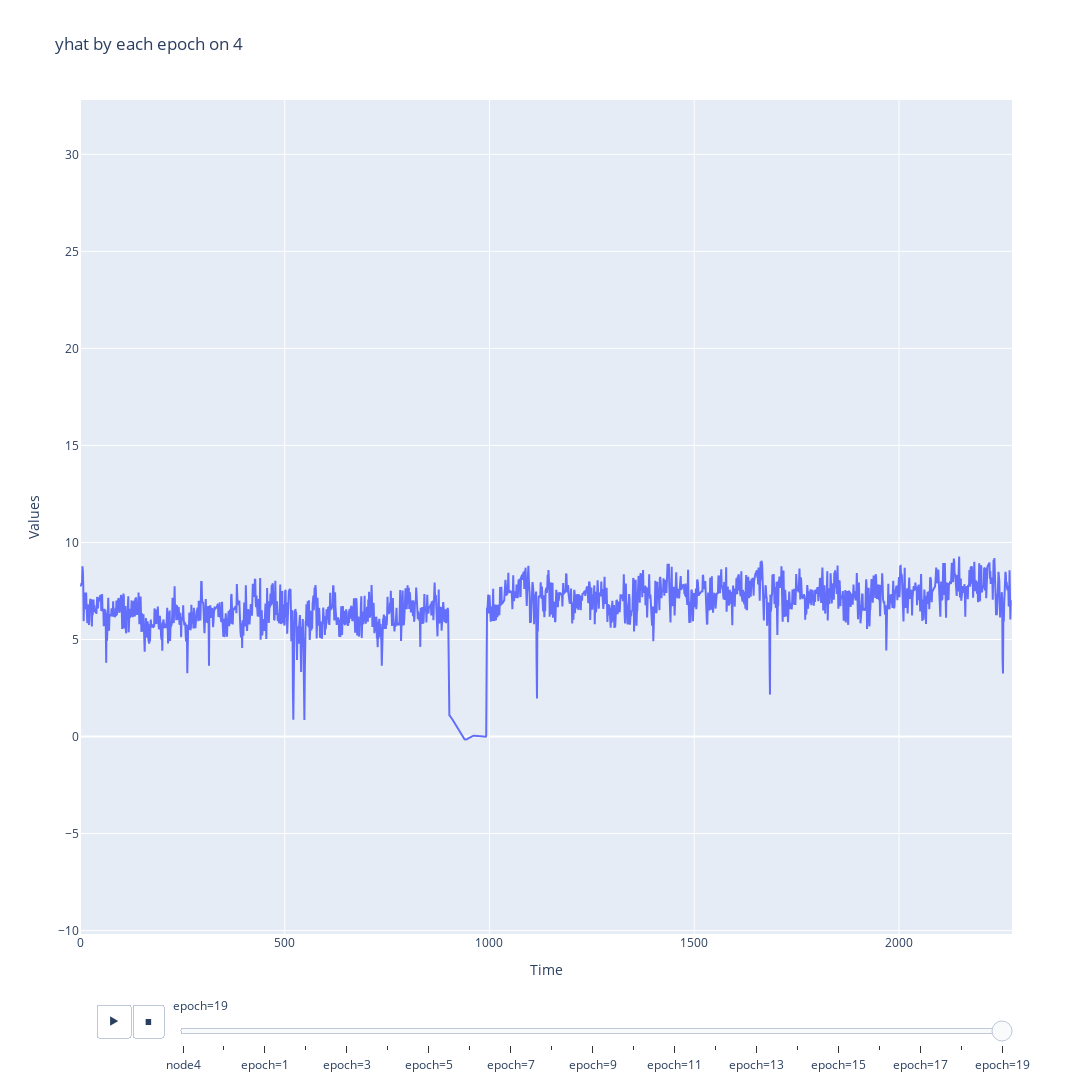

The code cell stored with this chart in its notebook:
### Code cell
figs[19]

### Figure 1 — Plotly figure (JSON) as saved in the notebook; plotly's stock layout.template omitted (floating-point values rounded to 4 significant figures; data arrays with more than 128 entries replaced by an {"elided": "..."} marker saying what was removed)
{"data": [{"hovertemplate": "first_part=epoch=19<br>Time=%{x}<br>value=%{y}<extra></extra>", "legendgroup": "", "line": {"color": "#636efa", "dash": "solid"}, "marker": {"symbol": "circle"}, "mode": "lines", "name": "", "orientation": "v", "showlegend": false, "type": "scatter", "x": {"elided": "2274 int values"}, "xaxis": "x", "y": {"elided": "2274 float values"}, "yaxis": "y"}], "layout": {"height": 1200, "legend": {"tracegroupgap": 0}, "sliders": [{"active": 20, "currentvalue": {"prefix": ""}, "len": 0.9, "pad": {"b": 10, "t": 60}, "steps": [{"args": [["node4"], {"frame": {"duration": 0, "redraw": false}, "fromcurrent": true, "mode": "immediate", "transition": {"duration": 0, "easing": "linear"}}], "label": "node4", "method": "animate"}, {"args": [["epoch=0"], {"frame": {"duration": 0, "redraw": false}, "fromcurrent": true, "mode": "immediate", "transition": {"duration": 0, "easing": "linear"}}], "label": "epoch=0", "method": "animate"}, {"args": [["epoch=1"], {"frame": {"duration": 0, "redraw": false}, "fromcurrent": true, "mode": "immediate", "transition": {"duration": 0, "easing": "linear"}}], "label": "epoch=1", "method": "animate"}, {"args": [["epoch=2"], {"frame": {"duration": 0, "redraw": false}, "fromcurrent": true, "mode": "immediate", "transition": {"duration": 0, "easing": "linear"}}], "label": "epoch=2", "method": "animate"}, {"args": [["epoch=3"], {"frame": {"duration": 0, "redraw": false}, "fromcurrent": true, "mode": "immediate", "transition": {"duration": 0, "easing": "linear"}}], "label": "epoch=3", "method": "animate"}, {"args": [["epoch=4"], {"frame": {"duration": 0, "redraw": false}, "fromcurrent": true, "mode": "immediate", "transition": {"duration": 0, "easing": "linear"}}], "label": "epoch=4", "method": "animate"}, {"args": [["epoch=5"], {"frame": {"duration": 0, "redraw": false}, "fromcurrent": true, "mode": "immediate", "transition": {"duration": 0, "easing": "linear"}}], "label": "epoch=5", "method": "animate"}, {"args": [["epoch=6"], {"frame": {"duration": 0, "redraw": false}, "fromcurrent": true, "mode": "immediate", "transition": {"duration": 0, "easing": "linear"}}], "label": "epoch=6", "method": "animate"}, {"args": [["epoch=7"], {"frame": {"duration": 0, "redraw": false}, "fromcurrent": true, "mode": "immediate", "transition": {"duration": 0, "easing": "linear"}}], "label": "epoch=7", "method": "animate"}, {"args": [["epoch=8"], {"frame": {"duration": 0, "redraw": false}, "fromcurrent": true, "mode": "immediate", "transition": {"duration": 0, "easing": "linear"}}], "label": "epoch=8", "method": "animate"}, {"args": [["epoch=9"], {"frame": {"duration": 0, "redraw": false}, "fromcurrent": true, "mode": "immediate", "transition": {"duration": 0, "easing": "linear"}}], "label": "epoch=9", "method": "animate"}, {"args": [["epoch=10"], {"frame": {"duration": 0, "redraw": false}, "fromcurrent": true, "mode": "immediate", "transition": {"duration": 0, "easing": "linear"}}], "label": "epoch=10", "method": "animate"}, {"args": [["epoch=11"], {"frame": {"duration": 0, "redraw": false}, "fromcurrent": true, "mode": "immediate", "transition": {"duration": 0, "easing": "linear"}}], "label": "epoch=11", "method": "animate"}, {"args": [["epoch=12"], {"frame": {"duration": 0, "redraw": false}, "fromcurrent": true, "mode": "immediate", "transition": {"duration": 0, "easing": "linear"}}], "label": "epoch=12", "method": "animate"}, {"args": [["epoch=13"], {"frame": {"duration": 0, "redraw": false}, "fromcurrent": true, "mode": "immediate", "transition": {"duration": 0, "easing": "linear"}}], "label": "epoch=13", "method": "animate"}, {"args": [["epoch=14"], {"frame": {"duration": 0, "redraw": false}, "fromcurrent": true, "mode": "immediate", "transition": {"duration": 0, "easing": "linear"}}], "label": "epoch=14", "method": "animate"}, {"args": [["epoch=15"], {"frame": {"duration": 0, "redraw": false}, "fromcurrent": true, "mode": "immediate", "transition": {"duration": 0, "easing": "linear"}}], "label": "epoch=15", "method": "animate"}, {"args": [["epoch=16"], {"frame": {"duration": 0, "redraw": false}, "fromcurrent": true, "mode": "immediate", "transition": {"duration": 0, "easing": "linear"}}], "label": "epoch=16", "method": "animate"}, {"args": [["epoch=17"], {"frame": {"duration": 0, "redraw": false}, "fromcurrent": true, "mode": "immediate", "transition": {"duration": 0, "easing": "linear"}}], "label": "epoch=17", "method": "animate"}, {"args": [["epoch=18"], {"frame": {"duration": 0, "redraw": false}, "fromcurrent": true, "mode": "immediate", "transition": {"duration": 0, "easing": "linear"}}], "label": "epoch=18", "method": "animate"}, {"args": [["epoch=19"], {"frame": {"duration": 0, "redraw": false}, "fromcurrent": true, "mode": "immediate", "transition": {"duration": 0, "easing": "linear"}}], "label": "epoch=19", "method": "animate"}], "x": 0.1, "xanchor": "left", "y": 0, "yanchor": "top"}], "title": {"text": "yhat by each epoch on 4"}, "updatemenus": [{"active": 0, "buttons": [{"args": [null, {"frame": {"duration": 500, "redraw": false}, "fromcurrent": true, "mode": "immediate", "transition": {"duration": 500, "easing": "linear"}}], "label": "&#9654;", "method": "animate"}, {"args": [[null], {"frame": {"duration": 0, "redraw": false}, "fromcurrent": true, "mode": "immediate", "transition": {"duration": 0, "easing": "linear"}}], "label": "&#9724;", "method": "animate"}], "direction": "left", "pad": {"r": 10, "t": 70}, "showactive": false, "type": "buttons", "x": 0.1, "xanchor": "right", "y": 0, "yanchor": "top"}], "width": 2000, "xaxis": {"anchor": "y", "domain": [0, 1], "range": [0, 2276], "title": {"text": "Time"}, "type": "linear"}, "yaxis": {"anchor": "x", "domain": [0, 1], "range": [-10.18, 32.8], "title": {"text": "Values"}, "type": "linear"}}}
